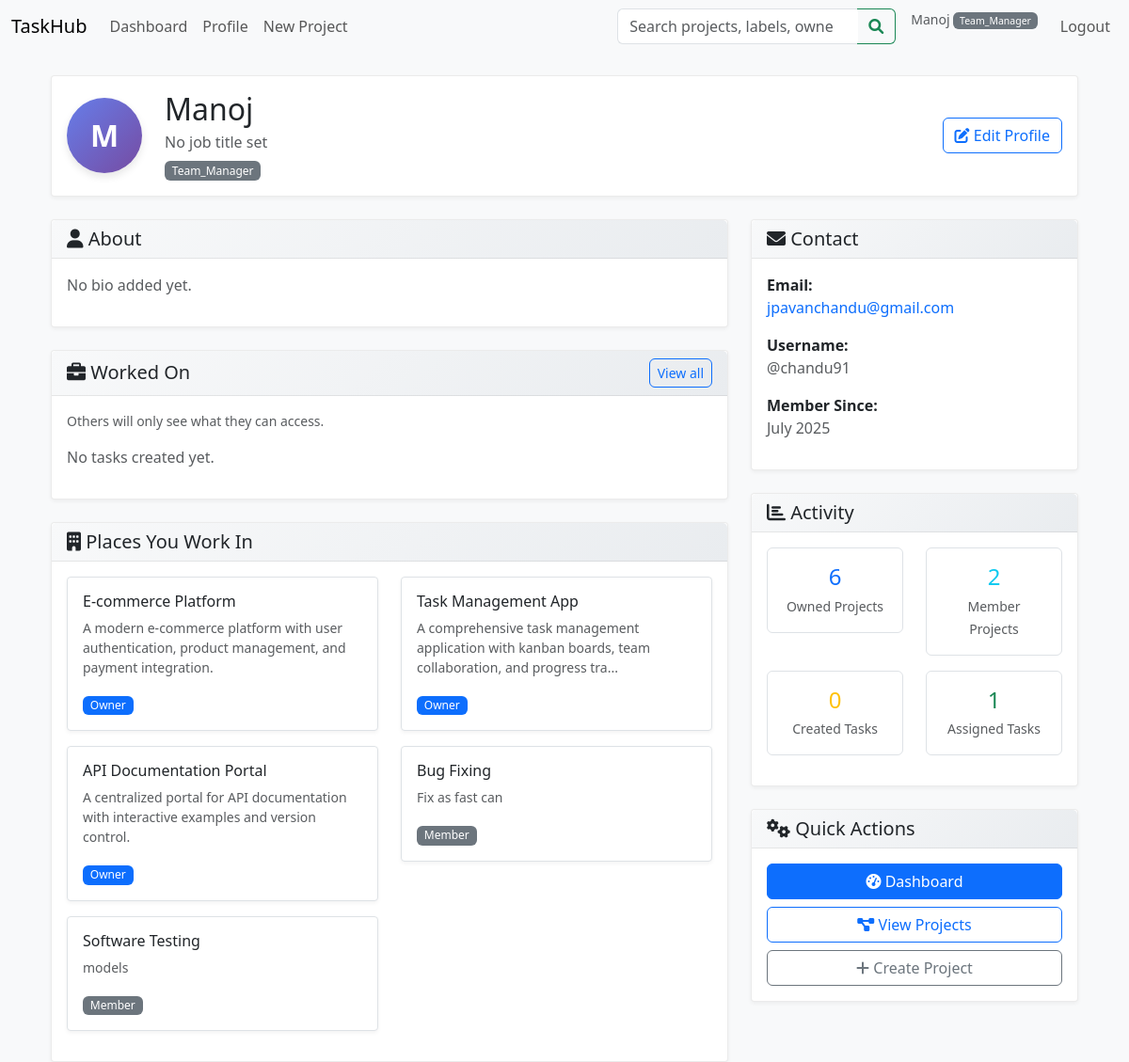
The app's page /profile (signed in) with its own data.
### models/user.py (models this page shows, shortened)
class User(db.Model, UserMixin):
    __tablename__ = 'user'
    id = db.Column(db.Integer, primary_key=True)
    username = db.Column(db.String(80), unique=True, nullable=False, index=True)
    email = db.Column(db.String(120), unique=True, nullable=False, index=True)
    password_hash = db.Column(db.String(128), nullable=False)
    role = db.Column(
        db.Enum('visitor', 'developer', 'team_manager', 'admin', name='user_roles'),
        default='visitor',
        nullable=False
    )
    created_at = db.Column(db.DateTime, default=datetime.utcnow)
    updated_at = db.Column(
        db.DateTime,
        default=datetime.utcnow,
        onupdate=datetime.utcnow
    )
    full_name = db.Column(db.String(150))
    job_title = db.Column(db.String(100))
    department = db.Column(db.String(100))
    organization = db.Column(db.String(150))
    location = db.Column(db.String(100))
    bio = db.Column(db.Text)
    avatar_url = db.Column(db.String(255))
    team_id = db.Column(db.Integer, db.ForeignKey('team.id'), nullable=True)
    is_team_leader = db.Column(db.Boolean, default=False)
    owned_projects = db.relationship(
        'Project',
        back_populates='owner',
        lazy='dynamic'
    )
    projects = db.relationship(
        'Project',
        secondary='project_members',
        back_populates='members',
        lazy='dynamic'
    )
    tasks_created = db.relationship(
        'Task',
        back_populates='creator',
        foreign_keys='Task.creator_id',
        lazy='dynamic'
    )
    assigned_tasks = db.relationship(
        'Task',
        foreign_keys='Task.assignee_id',
        back_populates='assignee',
        lazy='dynamic'
    )
    reported_tasks = db.relationship(
        'Task',
        foreign_keys='Task.reporter_id',
        back_populates='reporter',
        lazy='dynamic'
    )
    task_membership = db.relationship(
        'TaskMember',
        back_populates='user',
        lazy='dynamic',
        cascade='all, delete-orphan'
    )
    tickets_created = db.relationship(
        'Ticket',
        back_populates='creator',
        lazy='dynamic',
        cascade='all, delete-orphan'
    )
    role_applications = db.relationship(
        'RoleApplication',
        back_populates='applicant',
        lazy='dynamic',
        cascade='all, delete-orphan',
        foreign_keys='RoleApplication.applicant_id'
    )
    project_applications = db.relationship(
        'ProjectApplication',
        back_populates='applicant',
        lazy='dynamic',
        cascade='all, delete-orphan',
        foreign_keys='ProjectApplication.applicant_id'
    )

### models/project.py (models this page shows, shortened)
class Project(db.Model):
    __tablename__ = 'project'
    id = db.Column(db.Integer, primary_key=True)
    name = db.Column(db.String(150), nullable=False)
    description = db.Column(db.Text)
    status = db.Column(
        db.Enum('open', 'closed', name='project_status'),
        default='open',
        nullable=False
    )
    owner_id = db.Column(db.Integer, db.ForeignKey('user.id'), nullable=False)
    team_id = db.Column(db.Integer, db.ForeignKey('team.id'), nullable=True)
    created_at = db.Column(db.DateTime, default=datetime.utcnow)
    updated_at = db.Column(
        db.DateTime,
        default=datetime.utcnow,
        onupdate=datetime.utcnow
    )
    owner = db.relationship(
        'User',
        back_populates='owned_projects'
    )
    members = db.relationship(
        'User',
        secondary=project_members,
        back_populates='projects',
        lazy='dynamic'
    )
    labels = db.relationship(
        'Label',
        secondary=project_labels,
        back_populates='projects',
        lazy='dynamic'
    )
    tasks = db.relationship(
        'Task',
        back_populates='project',
        lazy='dynamic',
        cascade='all, delete-orphan'
    )
    tickets = db.relationship(
        'Ticket',
        back_populates='project',
        lazy='dynamic',
        cascade='all, delete-orphan'
    )

### routes/main_routes.py (the view)
@main_bp.route("/profile")
@login_required
@user_required
def profile():
    return render_template("profile.html", user=current_user)

### templates/profile.html (shortened to what this page needs)
{% extends "base.html" %}
{% block content %}
<div class="container-fluid">
  <div class="row">
    <div class="col-12">
      <div class="card mb-4">
        <div class="card-body">
          <div class="row align-items-center">
            <div class="col-auto">
              <div class="avatar-placeholder" style="width: 80px; height: 80px; border-radius: 50%; background: linear-gradient(135deg, #667eea 0%, #764ba2 100%); display: flex; align-items: center; justify-content: center; color: white; font-size: 2rem; font-weight: bold;">
                {{ (user.full_name or user.username)[0].upper() }}
              </div>
            </div>
            <div class="col">
              <h2 class="mb-1">{{ user.full_name or user.username }}</h2>
              <p class="text-muted mb-2">{{ user.job_title or 'No job title set' }}</p>
              <div class="d-flex gap-2">
                <span class="badge bg-{{ 'primary' if user.role == 'admin' else 'secondary' }}">
                  {{ user.role.title() }}
                </span>
              </div>
            </div>
            <div class="col-auto">
              <button class="btn btn-outline-primary" data-bs-toggle="modal" data-bs-target="#editProfileModal">
                <i class="fas fa-edit"></i> Edit Profile
              </button>
            </div>
          </div>
        </div>
      </div>
    </div>
    <div class="col-lg-8">
      <div class="card mb-4">
        <div class="card-header">
          <h5 class="mb-0"><i class="fas fa-user"></i> About</h5>
        </div>
        <div class="card-body">
          {% if user.bio %}
            <p class="mb-3">{{ user.bio }}</p>
          {% else %}
            <p class="text-muted mb-3">No bio added yet.</p>
          {% endif %}
        </div>
      </div>
      <div class="card mb-4">
        <div class="card-header d-flex justify-content-between align-items-center">
          <h5 class="mb-0"><i class="fas fa-briefcase"></i> Worked On</h5>
          <a href="{{ url_for('projects.list_projects') }}" class="btn btn-sm btn-outline-primary">View all</a>
        </div>
        <div class="card-body">
          <p class="text-muted small mb-3">Others will only see what they can access.</p>
          {% if user.tasks_created.count() > 0 %}
            <div class="list-group list-group-flush">
              {% for task in user.tasks_created.limit(5).all() %}
              <div class="list-group-item border-0 px-0">
                <div class="d-flex justify-content-between align-items-start">
                  <div>
                    <h6 class="mb-1">{{ task.title }}</h6>
                    <p class="text-muted small mb-1">{{ task.project.name }}</p>
                    <span class="badge bg-{{ 'success' if task.status == 'completed' else 'warning' if task.status == 'in_progress' else 'secondary' }}">
                      {{ task.status.replace('_', ' ').title() }}
                    </span>
                  </div>
                  <small class="text-muted">{{ task.created_at.strftime('%b %d') }}</small>
                </div>
              </div>
              {% endfor %}
            </div>
          {% else %}
            <p class="text-muted">No tasks created yet.</p>
          {% endif %}
        </div>
      </div>
      <div class="card">
        <div class="card-header">
          <h5 class="mb-0"><i class="fas fa-building"></i> Places You Work In</h5>
        </div>
        <div class="card-body">
          {% if user.owned_projects.count() > 0 or user.projects.count() > 0 %}
            <div class="row">
              {% for project in user.owned_projects.limit(3).all() %}
              <div class="col-md-6 mb-3">
                <div class="card border">
                  <div class="card-body">
                    <h6 class="card-title">{{ project.name }}</h6>
                    <p class="card-text text-muted small">{{ project.description[:100] }}{% if project.description|length > 100 %}...{% endif %}</p>
                    <span class="badge bg-primary">Owner</span>
                  </div>
                </div>
              </div>
              {% endfor %}
              {% for project in user.projects.limit(3).all() %}
              <div class="col-md-6 mb-3">
                <div class="card border">
                  <div class="card-body">
                    <h6 class="card-title">{{ project.name }}</h6>
                    <p class="card-text text-muted small">{{ project.description[:100] }}{% if project.description|length > 100 %}...{% endif %}</p>
                    <span class="badge bg-secondary">Member</span>
                  </div>
                </div>
              </div>
              {% endfor %}
            </div>
          {% else %}
            <p class="text-muted">No projects yet.</p>
          {% endif %}
        </div>
      </div>
    </div>
    <div class="col-lg-4">
      <div class="card mb-4">
        <div class="card-header">
          <h5 class="mb-0"><i class="fas fa-envelope"></i> Contact</h5>
        </div>
        <div class="card-body">
          <div class="mb-3">
            <strong>Email:</strong><br>
            <a href="mailto:{{ user.email }}" class="text-decoration-none">{{ user.email }}</a>
          </div>
          <div class="mb-3">
            <strong>Username:</strong><br>
            <span class="text-muted">@{{ user.username }}</span>
          </div>
          <div class="mb-3">
            <strong>Member Since:</strong><br>
            <span class="text-muted">{{ user.created_at.strftime('%B %Y') }}</span>
          </div>
        </div>
      </div>
      <div class="card mb-4">
        <div class="card-header">
          <h5 class="mb-0"><i class="fas fa-chart-bar"></i> Activity</h5>
        </div>
        <div class="card-body">
          <div class="row text-center">
            <div class="col-6 mb-3">
              <div class="border rounded p-3">
                <h4 class="text-primary mb-1">{{ user.owned_projects.count() }}</h4>
                <small class="text-muted">Owned Projects</small>
              </div>
            </div>
            <div class="col-6 mb-3">
              <div class="border rounded p-3">
                <h4 class="text-info mb-1">{{ user.projects.count() }}</h4>
                <small class="text-muted">Member Projects</small>
              </div>
            </div>
            <div class="col-6 mb-3">
              <div class="border rounded p-3">
                <h4 class="text-warning mb-1">{{ user.tasks_created.count() }}</h4>
                <small class="text-muted">Created Tasks</small>
              </div>
            </div>
            <div class="col-6 mb-3">
              <div class="border rounded p-3">
                <h4 class="text-success mb-1">{{ user.assigned_tasks.count() }}</h4>
                <small class="text-muted">Assigned Tasks</small>
              </div>
            </div>
          </div>
        </div>
      </div>
      <div class="card">
        <div class="card-header">
          <h5 class="mb-0"><i class="fas fa-cogs"></i> Quick Actions</h5>
        </div>
        <div class="card-body">
          <div class="d-grid gap-2">
            <a href="{{ url_for('main.dashboard') }}" class="btn btn-primary">
              <i class="fas fa-tachometer-alt"></i> Dashboard
            </a>
            <a href="{{ url_for('projects.list_projects') }}" class="btn btn-outline-primary">
              <i class="fas fa-project-diagram"></i> View Projects
            </a>
            {% if user.role in ['admin', 'team_manager'] %}
            <button class="btn btn-outline-secondary" data-bs-toggle="modal" data-bs-target="#createProjectModal">
              <i class="fas fa-plus"></i> Create Project
            </button>
            {% endif %}
          </div>
        </div>
      </div>
    </div>
  </div>
</div>
{% endblock %}

### templates/base.html (shortened to what this page needs)
<!DOCTYPE html>
<html lang="en">
<head>
  <link
    href="https://cdn.jsdelivr.net/npm/bootstrap@5.3.0/dist/css/bootstrap.min.css"
    rel="stylesheet"
  >
  <link rel="stylesheet" href="https://cdnjs.cloudflare.com/ajax/libs/font-awesome/6.0.0/css/all.min.css">
  <link rel="stylesheet" href="{{ url_for('static', filename='css/style.css') }}">
</head>
<body>
<nav class="navbar navbar-expand-lg navbar-light bg-light mb-4">
  <div class="container-fluid">
            <a class="navbar-brand" href="{{ url_for('main.index') }}">TaskHub</a>
    <div class="collapse navbar-collapse">
      <ul class="navbar-nav me-auto">
        {% if current_user.is_authenticated %}
          <li class="nav-item">
            <a class="nav-link" href="{{ url_for('main.dashboard') }}">Dashboard</a>
          </li>
          <li class="nav-item">
            <a class="nav-link" href="{{ url_for('main.profile') }}">Profile</a>
          </li>
          {% if current_user.role in ['admin', 'team_manager'] %}
          <li class="nav-item">
            <a class="nav-link" href="{{ url_for('projects.create') }}">New Project</a>
          </li>
          {% endif %}
        {% endif %}
      </ul>
      {% if current_user.is_authenticated %}
      <form class="d-flex me-3" method="GET" action="{{ url_for('projects.search_projects') }}" style="min-width: 250px;">
        <div class="input-group">
          <input class="form-control" type="search" name="labels" placeholder="Search projects, labels, owners..."
                 aria-label="Search projects by labels, names, or owners">
          <button class="btn btn-outline-success" type="submit">
            <i class="fas fa-search"></i>
          </button>
        </div>
      </form>
      {% endif %}
      <ul class="navbar-nav">
        {% if current_user.is_authenticated %}
          <li class="nav-item">
            <span class="navbar-text me-3">
              <small class="text-muted">
                {{ current_user.full_name }}
                <span class="badge bg-{{ 'primary' if current_user.role == 'admin' else 'secondary' }}">
                  {{ current_user.role.title() }}
                </span>
              </small>
            </span>
          </li>
          <li class="nav-item">
            <a class="nav-link" href="{{ url_for('auth.logout') }}">Logout</a>
          </li>
        {% endif %}
      </ul>
    </div>
  </div>
</nav>
<div class="container">
  {% block content %}{% endblock %}
</div>
</body>
</html>

### static/css/style.css (style rules this page uses)
body { background-color: #f8f9fa; }
.navbar .input-group { max-width: 300px; }
.navbar .input-group .form-control { border-right: none; }
.navbar .input-group .btn { border-left: none; border-top-left-radius: 0; border-bottom-left-radius: 0; }
.card { border-radius: 0.25rem; }
.avatar-placeholder { box-shadow: 0 4px 8px rgba(0,0,0,0.1); transition: transform 0.2s ease; }
.card { box-shadow: 0 2px 4px rgba(0,0,0,0.05); border: 1px solid rgba(0,0,0,0.08); transition: box-shadow 0.2s ease; }
.card-header { background: linear-gradient(135deg, #f8f9fa 0%, #e9ecef 100%); border-bottom: 1px solid rgba(0,0,0,0.08); }
.badge { font-weight: 500; }
.btn { border-radius: 6px; font-weight: 500; transition: all 0.2s ease; }
.border.rounded { transition: all 0.2s ease; }

### records on screen
User: full_name "Manoj", role "Team_Manager", full_name "M", job_title "No job title set", email "jpavanchandu@gmail.com", username "chandu91", created_at "July 2025"
Project: name "E-commerce Platform", description "A modern e-commerce platform with user authentication, product management, and payment integration."
Project: name "Task Management App", description "A comprehensive task management application with kanban boards, team collaboration, and progress tra"
Project: name "API Documentation Portal", description "A centralized portal for API documentation with interactive examples and version control."
Project: name "Bug Fixing", description "Fix as fast can"
Project: name "Software Testing", description "models"

### other values on screen
{{ user.owned_projects.count() }} "6"
{{ user.projects.count() }} "2"
{{ user.tasks_created.count() }} "0"
{{ user.assigned_tasks.count() }} "1"
